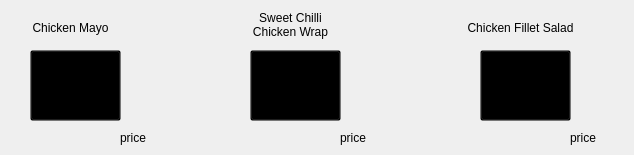
       <widget class="QWidget" name="lightMealsPage">
        <widget class="QLabel" name="lblLightmealsText1">
         <property name="geometry">
          <rect>
           <x>10</x>
           <y>20</y>
           <width>121</width>
           <height>16</height>
          </rect>
         </property>
         <property name="text">
          <string>Chicken Mayo</string>
         </property>
         <property name="alignment">
          <set>Qt::AlignCenter</set>
         </property>
        </widget>
        <widget class="QLabel" name="lblLightMealsPic1">
         <property name="geometry">
          <rect>
           <x>30</x>
           <y>50</y>
           <width>89</width>
           <height>71</height>
          </rect>
         </property>
         <property name="cursor">
          <cursorShape>PointingHandCursor</cursorShape>
         </property>
         <property name="text">
          <string/>
         </property>
         <property name="pixmap">
          <pixmap resource="resources.qrc">:/images/LightMeals/1.png</pixmap>
         </property>
         <property name="scaledContents">
          <bool>true</bool>
         </property>
        </widget>
        <widget class="QLabel" name="lblLightmealsText3">
         <property name="geometry">
          <rect>
           <x>440</x>
           <y>20</y>
           <width>161</width>
           <height>16</height>
          </rect>
         </property>
         <property name="text">
          <string>Chicken Fillet Salad</string>
         </property>
         <property name="alignment">
          <set>Qt::AlignCenter</set>
         </property>
        </widget>
        <widget class="QLabel" name="lblLightMealsPic3">
         <property name="geometry">
          <rect>
           <x>480</x>
           <y>50</y>
           <width>89</width>
           <height>71</height>
          </rect>
         </property>
         <property name="cursor">
          <cursorShape>PointingHandCursor</cursorShape>
         </property>
         <property name="text">
          <string/>
         </property>
         <property name="pixmap">
          <pixmap resource="resources.qrc">:/images/LightMeals/3.png</pixmap>
         </property>
         <property name="scaledContents">
          <bool>true</bool>
         </property>
        </widget>
        <widget class="QLabel" name="lblLightMealsPic2">
         <property name="geometry">
          <rect>
           <x>250</x>
           <y>50</y>
           <width>89</width>
           <height>71</height>
          </rect>
         </property>
         <property name="cursor">
          <cursorShape>PointingHandCursor</cursorShape>
         </property>
         <property name="text">
          <string/>
         </property>
         <property name="pixmap">
          <pixmap resource="resources.qrc">:/images/LightMeals/2.png</pixmap>
         </property>
         <property name="scaledContents">
          <bool>true</bool>
         </property>
        </widget>
        <widget class="QLabel" name="lblLightmealsText2">
         <property name="geometry">
          <rect>
           <x>210</x>
           <y>5</y>
           <width>161</width>
           <height>41</height>
          </rect>
         </property>
         <property name="text">
          <string>&lt;html&gt;&lt;head/&gt;&lt;body&gt;&lt;p&gt;Sweet Chilli&lt;br/&gt;Chicken Wrap&lt;/p&gt;&lt;/body&gt;&lt;/html&gt;</string>
         </property>
         <property name="alignment">
          <set>Qt::AlignCenter</set>
         </property>
        </widget>
        <widget class="QLabel" name="lblLightMealsTextPrice3">
         <property name="geometry">
          <rect>
           <x>570</x>
           <y>130</y>
           <width>55</width>
           <height>16</height>
          </rect>
         </property>
         <property name="text">
          <string>price</string>
         </property>
        </widget>
        <widget class="QLabel" name="lblLightMealsTextPrice2">
         <property name="geometry">
          <rect>
           <x>340</x>
           <y>130</y>
           <width>55</width>
           <height>16</height>
          </rect>
         </property>
         <property name="text">
          <string>price</string>
         </property>
        </widget>
        <widget class="QLabel" name="lblLightMealsTextPrice1">
         <property name="geometry">
          <rect>
           <x>120</x>
           <y>130</y>
           <width>55</width>
           <height>16</height>
          </rect>
         </property>
         <property name="text">
          <string>price</string>
         </property>
        </widget>
        <widget class="QPushButton" name="pBLightmeals1">
         <property name="geometry">
          <rect>
           <x>30</x>
           <y>50</y>
           <width>91</width>
           <height>71</height>
          </rect>
         </property>
         <property name="cursor">
          <cursorShape>PointingHandCursor</cursorShape>
         </property>
         <property name="styleSheet">
          <string notr="true">background-color: transparent;</string>
         </property>
         <property name="text">
          <string/>
         </property>
        </widget>
        <widget class="QPushButton" name="pBLightmeals2">
         <property name="geometry">
          <rect>
           <x>250</x>
           <y>50</y>
           <width>91</width>
           <height>71</height>
          </rect>
         </property>
         <property name="cursor">
          <cursorShape>PointingHandCursor</cursorShape>
         </property>
         <property name="styleSheet">
          <string notr="true">background-color: transparent;</string>
         </property>
         <property name="text">
          <string/>
         </property>
        </widget>
        <widget class="QPushButton" name="pBLightmeals3">
         <property name="geometry">
          <rect>
           <x>480</x>
           <y>50</y>
           <width>91</width>
           <height>71</height>
          </rect>
         </property>
         <property name="cursor">
          <cursorShape>PointingHandCursor</cursorShape>
         </property>
         <property name="styleSheet">
          <string notr="true">background-color: transparent;</string>
         </property>
         <property name="text">
          <string/>
         </property>
        </widget>
       </widget>
